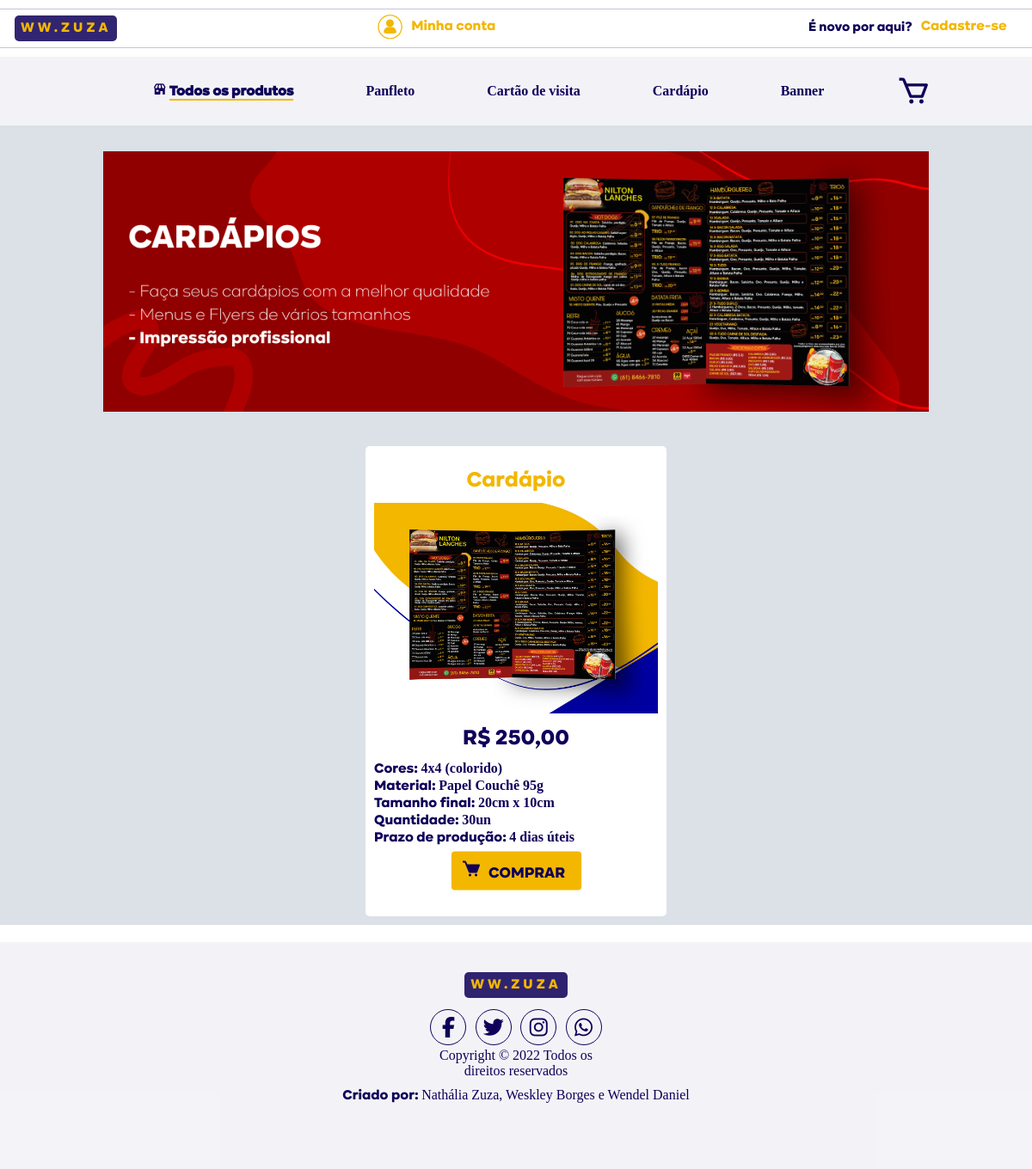
The page /view/produto/tipoproduto.php?categoria_id=3 on the database its author committed.
### tables this page shows
CREATE TABLE IF NOT EXISTS `produto` (
  `id` INT(11) NOT NULL AUTO_INCREMENT,
  `nome` VARCHAR(45) NOT NULL,
  `descricao` VARCHAR(255) NOT NULL,
  `preco` DECIMAL(10,2) NOT NULL,
  `cores` VARCHAR(80) NOT NULL,
  `material` VARCHAR(45) NOT NULL,
  `tamanho` VARCHAR(15) NOT NULL,
  `prazo` VARCHAR(15) NOT NULL,
  `qtd` VARCHAR(15) NOT NULL,
  `foto` VARCHAR(60) NULL DEFAULT NULL,
  `categoria_id` INT(11) NOT NULL,
  PRIMARY KEY (`id`),
  INDEX `categoria_id` (`categoria_id` ASC),
  CONSTRAINT `produto_ibfk_1`
    FOREIGN KEY (`categoria_id`)
    REFERENCES `categoria` (`id`));

### dao/conexao/Conexao.php (called while the page is built)
<?php
abstract class Conexao{
    private static $instance;
    public static function getInstance(){
        try{
            if(!isset(self::$instance)){
                self::$instance = new PDO('mysql:host=127.0.0.1;charset=utf8;dbname=ww_zuza', 'root', '');
                self::$instance->setAttribute(PDO::ATTR_ERRMODE, PDO::ERRMODE_EXCEPTION);
            }
            return self::$instance;
        } catch (PDOException $e){
            echo $e->getMessage();
        }
    }
}
?>

### dao/ProdutoDAO.php (called while the page is built, shortened)
<?php
require_once 'conexao/Conexao.php';
class ProdutoDAO {
    private $pdo;
    public function __construct() {
        $this->pdo = Conexao::getInstance();
    }
    public function findByCategoria( $id ) {
        try {
            $sql  = "SELECT * FROM produto WHERE categoria_id = ?";
            $stmt = $this->pdo->prepare( $sql );
            $stmt->bindValue( 1, $id );
            $stmt->execute();
            $produtos = $stmt->fetchAll( PDO::FETCH_ASSOC );
            return $produtos;
        } catch ( PDOException $e ) {
            echo "Erro ao listar o produto: ", $e->getMessage();
        }
    }
}
?>

### view/produto/tipoproduto.php (the view, shortened to what this page needs)
<?php
$categoria_id = $_GET['categoria_id'];
$arrayImagem = array(
    1 => '/img/banner-panfleto-04.png',
    2 => '/img/3.png',
    3 => '/img/3-13-13.png',
    4 => '/img/.jpg',
    5 => '/img/.jpg',
);
$pathImagem = $arrayImagem[$categoria_id];
?>
<!DOCTYPE html>
<html lang="pt-br">
<head>
    <link href='https://unpkg.com/boxicons@2.1.2/css/boxicons.min.css' rel='stylesheet'>
    <link rel="stylesheet" href="/css/headerMenu.css">
</head>
<body>
    <div class="box">
        <ul class="nav-logar">
            <li>
                <a href="/index.php">
                    <span class="logo">WW.ZUZA</span>
                </a>
            </li>
        </ul>
        <div class="btn-logar">
            <a href="/view/pagsCentral/login.php">
                <img id="img-account" src="/img/my account-02.png" alt="">
                Minha conta</a>
        </div>
        <div class="btn-logar2"><a href="/view/cliente/formCadastrarCliente.php">
                <p id="cadastro">É novo por aqui? </p>Cadastre-se
            </a></div>
    </div>
    <div class="menu">
        <ul class="nav-list">
            <li>
                <a href="/index.php">
                    <i class='bx bxs-store'></i>
                    <span class="nomelink" id="home">Todos os produtos</span>
                </a>
            </li>
            <li class="produtoshover">
                <a href="/view/produto/tipoproduto.php?categoria_id=1">
                    <span class="nomelink">Panfleto</span>
                </a>
            </li>
            <li class="produtoshover">
                <a href="/view/produto/tipoproduto.php?categoria_id=2">
                    <span class="nomelink">Cartão de visita</span>
                </a>
            </li>
            <li class="produtoshover">
                <a href="/view/produto/tipoproduto.php?categoria_id=3">
                    <span class="nomelink">Cardápio</span>
                </a>
            </li>
            <li class="produtoshover">
                <a href="/view/produto/tipoproduto.php?categoria_id=4">
                    <span class="nomelink">Banner</span>
                </a>
            </li>
            <li class="carrinho">
                <a href="../../carrinho.php">
                    <i class='bx bx-cart'></i>
                </a>
            </li>
        </ul>
    </div>
    <div class="div1">
    <div class="img-banner">
    <img src=<?=$pathImagem;?>/>
    </div>
    <div class="pai">
        <?php
       require_once '../../dao/ProdutoDAO.php';
        $produtoDAO = new ProdutoDAO();
        $produtos   = $produtoDAO->findByCategoria($categoria_id);
        if (!empty($produtos)) {
            foreach ($produtos as $produto) {
                echo "<div id='produtos'>";
                echo "  <div class='produto-single'>";
                echo "      <div class='nome_produto'> {$produto["nome"]} </div>";
                echo "      <div class='img_produto'>";
                echo "          <p><img src='/img/produto/foto/{$produto["foto"]}' width='112'/></p>";
                echo "      </div>";
                echo "      <div class='preco'> R$ ", number_format(($produto["preco"]), 2, ",", "." ), "</div>
                            <div class='info'>
                                <p>Cores: <span class='descricao'>{$produto["cores"]}</span></p>
                                <p>Material: <span class='descricao'>{$produto['material']}</span></p>
                                <p>Tamanho final: <span class='descricao'>{$produto["tamanho"]}</span></p>
                                <p>Quantidade: <span class='descricao'>{$produto["qtd"]}</span></p>
                                <p>Prazo de produção: <span class='descricao'>{$produto["prazo"]}</span></p>
                                </div>";
                echo    "<div class='btn-comprar'>
                            <a href='/controller/produto/carrinhoController.php?id={$produto["id"]}&acao=add'><p><i class='bx bxs-cart'></i><span id='comprar'>COMPRAR</span></p></a>
                        </div>";
                echo "</div>";
                echo "</div>";
            }
        } else {
            echo "Não existe produtos cadastrados";
        }
        ?>
        </div>
    </div>
    <footer>
        <div class="social">
            <p><span class="logo">WW.ZUZA</span></p>
            <div class="socialcirc">
                <a href="#" class="fab fa-facebook-f"></a>
                <a href="#" class="fab fa-twitter"></a>
                <a href="#" class="fab fa-instagram"></a>
                <a href="#" class="fab fa-whatsapp"></a>
                <p>Copyright © 2022 Todos os <br> direitos reservados</p>
            </div>
        </div>
        <div class="criacao">
            <p id="criado">Criado por: <span id="autores">Nathália Zuza, Weskley Borges e Wendel Daniel</span></p>
        </div>
    </footer>
</body>
</html>

### css/tipoProduto.css (style rules this page uses)
* { margin: 0; padding: 0; }
.div1 { background-color: #dce0e7; }
#produtos { padding: 10px 5px 10px 5px; width: 350px; flex-wrap: wrap; position: relative; }
.produto-single { padding: 10px; border-radius: 5px; width:auto; background-color: #ffffff; }
.pai { align-items: center; align-self: center; justify-content: center; display: flex; flex-wrap: wrap; }
a { text-decoration: none; }
p { font-size: 16px; color: #0F0059; }
.info { padding: 10px 10px -4px 10px; width: 300px; font-family: kinetika; }
.descricao { font-family: kinetika-light; font-weight: 900; }
.nome_produto { text-align: center; padding: 15px 15px 10px 15px; font-size: 25px; color: #F3B700; font-family: kinetika; }
.preco { text-align: center; padding: 10px; font-size: 25px; color: #0F0059; font-family: kinetika; }
.img_produto { text-align: center; }
.img_produto img { width: 100%; margin: 0; padding: 0; }
.btn-comprar { text-align: center; padding: 10px 12px 10px 12px; background-color: #F3B700; width: 50%; margin: auto; border-radius: 5px; margin: auto; margin-bottom: 15px; transform: translateX(0) scale(0.8); }
.btn-comprar p { font-family: kinetika; font-size: 22px; }
p #comprar { padding: 0px 10px 20px 10px; color: #0F0059; }
.btn-comprar i { font-size: 30px; color: #0F0059; }
.img-banner { padding: 30px; display: flex; margin: auto; width: 80vw; }
.img-banner img { width: 100%; }

### css/headerMenu.css (style rules this page uses)
.box { height: 3vh; border-bottom: 1px solid #0f00593b; border-top: 1px solid #0f00593b; padding: 10px; margin-top: 10px; margin-bottom: 10px; display: flex; justify-content: space-between; }
.nav-logar { display: flex; list-style: none; left: 0; align-items: center; font-family: kinetika; }
.nav-logar li { padding: 7px; margin-top: 0px; }
.btn-logar { margin-top: -5px; display: flex; height: 30px; }
.btn-logar a { text-decoration: none; font-family: kinetika; color: #F3B700; display: flex; width: 180px; text-align: center; align-items: center; margin-left: 20px; }
.btn-logar2 { margin-top: -5px; display: flex; margin-left: 25px; height: 30px; }
.btn-logar2 a { text-decoration: none; font-family: kinetika; color: #F3B700; display: flex; width: 250px; text-align: center; align-items: center; margin-left: 20px; }
#cadastro { font-size: 15px; margin-right: 10px; }
#img-account { margin-right: 10px; }
.logo { background-color: #0f0059da; color: #F3B700; letter-spacing: 4px; border-radius: 5px; padding: 7px; font-family: kinetika; }
.menu { display: flex; justify-content: space-evenly; background-color: #0f00590c; }
.nav-list { display: flex; height: 10vh; list-style: none; left: 0; align-items: center; font-family: kinetika; }
.nav-list li { margin-left: 70px; font-weight: bolder; padding: 7px; margin-top: 0px; }
.produtoshover { font-family: kinetika-light; }
div > ul > li > a { color: #0F0059; text-decoration: none; }
#home { border-bottom: 2px solid #F3B700; }
.carrinho { color: #0F0059; width: 50px; height: 40px; align-items: center; }
.carrinho i { font-size: 40px; }
footer { background-color: #0f00590c; margin: 0; padding: 0; width: 100vw; height: 33vh; margin-top: 20px; }
.social { margin: auto; text-align: center; padding: 40px 40px 10px 40px; font-family: kinetika-light; margin-top: 15px; width: 30vw; }
.social .socialcirc { margin-top: 15px; }
footer .social a { text-align: center; height: 2.5rem; width: 2.5rem; line-height: 2.5rem; font-size: 1.5rem; color:#0F0059; border: 1px solid #0F0059; margin:.2rem; border-radius: 50%; text-decoration: none; display: inline-block; }
.criacao p { font-family: kinetika; text-align: center; }
#criado #autores { font-family: kinetika-light; }

### rows shown on the page
produto: nome "Cardápio", foto (picture), preco "250,00", cores "4x4 (colorido)", material "Papel Couchê 95g", tamanho "20cm x 10cm", qtd "30un", prazo "4 dias úteis"
